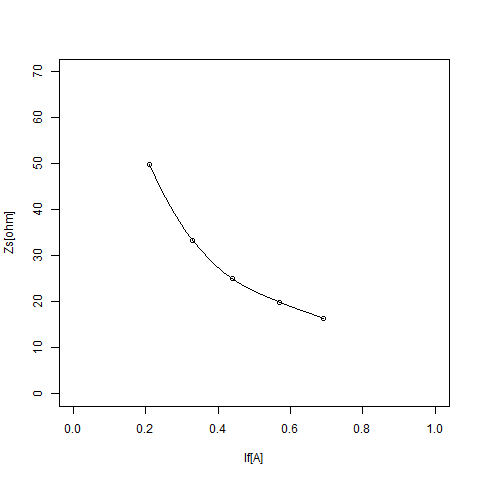

Reproduce this figure in R.
#入出力の設定
file.in <- "If-Zs.csv"
file.out <- "If-Zs.png"

#ファイルの読み込み
box <- read.csv(file.in,header=T)

#グラフ作成
plot(box[,1],box[,2],xlab="If[A]",ylab="Zs[ohm]",xlim=c(0,1.0),ylim=c(0,70),)
lines(spline(box[,1],box[,2]))

dev.copy(png,file.out)
dev.off()